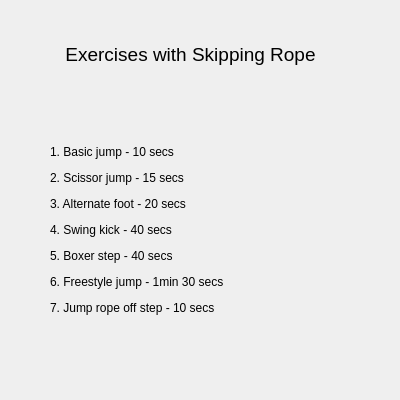
<?xml version="1.0" encoding="UTF-8"?>
<ui version="4.0">
 <class>equipment4</class>
 <widget class="QDialog" name="equipment4">
  <property name="geometry">
   <rect>
    <x>0</x>
    <y>0</y>
    <width>400</width>
    <height>400</height>
   </rect>
  </property>
  <property name="windowTitle">
   <string>Skipping Rope Exercises</string>
  </property>
  <widget class="QLabel" name="label_2">
   <property name="geometry">
    <rect>
     <x>50</x>
     <y>40</y>
     <width>281</width>
     <height>30</height>
    </rect>
   </property>
   <property name="text">
    <string>&lt;html&gt;&lt;head/&gt;&lt;body&gt;&lt;p align=&quot;center&quot;&gt;&lt;span style=&quot; font-size:14pt; background-color:transparent;&quot;&gt;Exercises with Skipping Rope&lt;/span&gt;&lt;/p&gt;&lt;/body&gt;&lt;/html&gt;</string>
   </property>
  </widget>
  <widget class="QLabel" name="label">
   <property name="geometry">
    <rect>
     <x>50</x>
     <y>130</y>
     <width>250</width>
     <height>200</height>
    </rect>
   </property>
   <property name="text">
    <string>&lt;html&gt;&lt;head/&gt;&lt;body&gt;&lt;p&gt;&lt;span style=&quot; background-color:transparent;&quot;&gt;1. Basic jump - 10 secs&lt;/span&gt;&lt;/p&gt;&lt;p&gt;&lt;span style=&quot; background-color:transparent;&quot;&gt;2. Scissor jump - 15 secs&lt;/span&gt;&lt;/p&gt;&lt;p&gt;&lt;span style=&quot; background-color:transparent;&quot;&gt;3. Alternate foot - 20 secs&lt;/span&gt;&lt;/p&gt;&lt;p&gt;&lt;span style=&quot; background-color:transparent;&quot;&gt;4. Swing kick - 40 secs&lt;/span&gt;&lt;/p&gt;&lt;p&gt;&lt;span style=&quot; background-color:transparent;&quot;&gt;5. Boxer step - 40 secs&lt;/span&gt;&lt;/p&gt;&lt;p&gt;&lt;span style=&quot; background-color:transparent;&quot;&gt;6. Freestyle jump - 1min 30 secs&lt;/span&gt;&lt;/p&gt;&lt;p&gt;&lt;span style=&quot; background-color:transparent;&quot;&gt;7. Jump rope off step - 10 secs&lt;/span&gt;&lt;/p&gt;&lt;/body&gt;&lt;/html&gt;</string>
   </property>
  </widget>
 </widget>
 <resources/>
 <connections/>
</ui>
